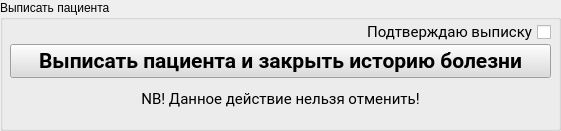
   <widget class="QGroupBox" name="groupBox_discharge">
    <property name="geometry">
     <rect>
      <x>30</x>
      <y>570</y>
      <width>561</width>
      <height>131</height>
     </rect>
    </property>
    <property name="title">
     <string>Выписать пациента</string>
    </property>
    <widget class="QWidget" name="layoutWidget">
     <property name="geometry">
      <rect>
       <x>10</x>
       <y>20</y>
       <width>541</width>
       <height>101</height>
      </rect>
     </property>
     <layout class="QGridLayout" name="gridLayout_2">
      <property name="spacing">
       <number>0</number>
      </property>
      <item row="0" column="0">
       <widget class="QCheckBox" name="checkBox_dis">
        <property name="font">
         <font>
          <family>Roboto</family>
          <pointsize>11</pointsize>
         </font>
        </property>
        <property name="layoutDirection">
         <enum>Qt::RightToLeft</enum>
        </property>
        <property name="text">
         <string>Подтверждаю выписку</string>
        </property>
       </widget>
      </item>
      <item row="1" column="0">
       <widget class="QPushButton" name="pushButtonDischarge_and_close_history">
        <property name="palette">
         <palette>
          <active>
           <colorrole role="WindowText">
            <brush brushstyle="SolidPattern">
             <color alpha="255">
              <red>0</red>
              <green>0</green>
              <blue>0</blue>
             </color>
            </brush>
           </colorrole>
           <colorrole role="Button">
            <brush brushstyle="SolidPattern">
             <color alpha="255">
              <red>220</red>
              <green>220</green>
              <blue>220</blue>
             </color>
            </brush>
           </colorrole>
           <colorrole role="Light">
            <brush brushstyle="SolidPattern">
             <color alpha="255">
              <red>255</red>
              <green>255</green>
              <blue>255</blue>
             </color>
            </brush>
           </colorrole>
           <colorrole role="Midlight">
            <brush brushstyle="SolidPattern">
             <color alpha="255">
              <red>237</red>
              <green>237</green>
              <blue>237</blue>
             </color>
            </brush>
           </colorrole>
           <colorrole role="Dark">
            <brush brushstyle="SolidPattern">
             <color alpha="255">
              <red>110</red>
              <green>110</green>
              <blue>110</blue>
             </color>
            </brush>
           </colorrole>
           <colorrole role="Mid">
            <brush brushstyle="SolidPattern">
             <color alpha="255">
              <red>147</red>
              <green>147</green>
              <blue>147</blue>
             </color>
            </brush>
           </colorrole>
           <colorrole role="Text">
            <brush brushstyle="SolidPattern">
             <color alpha="255">
              <red>0</red>
              <green>0</green>
              <blue>0</blue>
             </color>
            </brush>
           </colorrole>
           <colorrole role="BrightText">
            <brush brushstyle="SolidPattern">
             <color alpha="255">
              <red>255</red>
              <green>255</green>
              <blue>255</blue>
             </color>
            </brush>
           </colorrole>
           <colorrole role="ButtonText">
            <brush brushstyle="SolidPattern">
             <color alpha="255">
              <red>0</red>
              <green>0</green>
              <blue>0</blue>
             </color>
            </brush>
           </colorrole>
           <colorrole role="Base">
            <brush brushstyle="SolidPattern">
             <color alpha="255">
              <red>255</red>
              <green>255</green>
              <blue>255</blue>
             </color>
            </brush>
           </colorrole>
           <colorrole role="Window">
            <brush brushstyle="SolidPattern">
             <color alpha="255">
              <red>220</red>
              <green>220</green>
              <blue>220</blue>
             </color>
            </brush>
           </colorrole>
           <colorrole role="Shadow">
            <brush brushstyle="SolidPattern">
             <color alpha="255">
              <red>0</red>
              <green>0</green>
              <blue>0</blue>
             </color>
            </brush>
           </colorrole>
           <colorrole role="AlternateBase">
            <brush brushstyle="SolidPattern">
             <color alpha="255">
              <red>237</red>
              <green>237</green>
              <blue>237</blue>
             </color>
            </brush>
           </colorrole>
           <colorrole role="ToolTipBase">
            <brush brushstyle="SolidPattern">
             <color alpha="255">
              <red>255</red>
              <green>255</green>
              <blue>220</blue>
             </color>
            </brush>
           </colorrole>
           <colorrole role="ToolTipText">
            <brush brushstyle="SolidPattern">
             <color alpha="255">
              <red>0</red>
              <green>0</green>
              <blue>0</blue>
             </color>
            </brush>
           </colorrole>
           <colorrole role="PlaceholderText">
            <brush brushstyle="SolidPattern">
             <color alpha="128">
              <red>0</red>
              <green>0</green>
              <blue>0</blue>
             </color>
            </brush>
           </colorrole>
          </active>
          <inactive>
           <colorrole role="WindowText">
            <brush brushstyle="SolidPattern">
             <color alpha="255">
              <red>0</red>
              <green>0</green>
              <blue>0</blue>
             </color>
            </brush>
           </colorrole>
           <colorrole role="Button">
            <brush brushstyle="SolidPattern">
             <color alpha="255">
              <red>220</red>
              <green>220</green>
              <blue>220</blue>
             </color>
            </brush>
           </colorrole>
           <colorrole role="Light">
            <brush brushstyle="SolidPattern">
             <color alpha="255">
              <red>255</red>
              <green>255</green>
              <blue>255</blue>
             </color>
            </brush>
           </colorrole>
           <colorrole role="Midlight">
            <brush brushstyle="SolidPattern">
             <color alpha="255">
              <red>237</red>
              <green>237</green>
              <blue>237</blue>
             </color>
            </brush>
           </colorrole>
           <colorrole role="Dark">
            <brush brushstyle="SolidPattern">
             <color alpha="255">
              <red>110</red>
              <green>110</green>
              <blue>110</blue>
             </color>
            </brush>
           </colorrole>
           <colorrole role="Mid">
            <brush brushstyle="SolidPattern">
             <color alpha="255">
              <red>147</red>
              <green>147</green>
              <blue>147</blue>
             </color>
            </brush>
           </colorrole>
           <colorrole role="Text">
            <brush brushstyle="SolidPattern">
             <color alpha="255">
              <red>0</red>
              <green>0</green>
              <blue>0</blue>
             </color>
            </brush>
           </colorrole>
           <colorrole role="BrightText">
            <brush brushstyle="SolidPattern">
             <color alpha="255">
              <red>255</red>
              <green>255</green>
              <blue>255</blue>
             </color>
            </brush>
           </colorrole>
           <colorrole role="ButtonText">
            <brush brushstyle="SolidPattern">
             <color alpha="255">
              <red>0</red>
              <green>0</green>
              <blue>0</blue>
             </color>
            </brush>
           </colorrole>
           <colorrole role="Base">
            <brush brushstyle="SolidPattern">
             <color alpha="255">
              <red>255</red>
              <green>255</green>
              <blue>255</blue>
             </color>
            </brush>
           </colorrole>
           <colorrole role="Window">
            <brush brushstyle="SolidPattern">
             <color alpha="255">
              <red>220</red>
              <green>220</green>
              <blue>220</blue>
             </color>
            </brush>
           </colorrole>
           <colorrole role="Shadow">
            <brush brushstyle="SolidPattern">
             <color alpha="255">
              <red>0</red>
              <green>0</green>
              <blue>0</blue>
             </color>
            </brush>
           </colorrole>
           <colorrole role="AlternateBase">
            <brush brushstyle="SolidPattern">
             <color alpha="255">
              <red>237</red>
              <green>237</green>
              <blue>237</blue>
             </color>
            </brush>
           </colorrole>
           <colorrole role="ToolTipBase">
            <brush brushstyle="SolidPattern">
             <color alpha="255">
              <red>255</red>
              <green>255</green>
              <blue>220</blue>
             </color>
            </brush>
           </colorrole>
           <colorrole role="ToolTipText">
            <brush brushstyle="SolidPattern">
             <color alpha="255">
              <red>0</red>
              <green>0</green>
              <blue>0</blue>
             </color>
            </brush>
           </colorrole>
           <colorrole role="PlaceholderText">
            <brush brushstyle="SolidPattern">
             <color alpha="128">
              <red>0</red>
              <green>0</green>
              <blue>0</blue>
             </color>
            </brush>
           </colorrole>
          </inactive>
          <disabled>
           <colorrole role="WindowText">
            <brush brushstyle="SolidPattern">
             <color alpha="255">
              <red>110</red>
              <green>110</green>
              <blue>110</blue>
             </color>
            </brush>
           </colorrole>
           <colorrole role="Button">
            <brush brushstyle="SolidPattern">
             <color alpha="255">
              <red>220</red>
              <green>220</green>
              <blue>220</blue>
             </color>
            </brush>
           </colorrole>
           <colorrole role="Light">
            <brush brushstyle="SolidPattern">
             <color alpha="255">
              <red>255</red>
              <green>255</green>
              <blue>255</blue>
             </color>
            </brush>
           </colorrole>
           <colorrole role="Midlight">
            <brush brushstyle="SolidPattern">
             <color alpha="255">
              <red>237</red>
              <green>237</green>
              <blue>237</blue>
             </color>
            </brush>
           </colorrole>
           <colorrole role="Dark">
            <brush brushstyle="SolidPattern">
             <color alpha="255">
              <red>110</red>
              <green>110</green>
              <blue>110</blue>
             </color>
            </brush>
           </colorrole>
           <colorrole role="Mid">
            <brush brushstyle="SolidPattern">
             <color alpha="255">
              <red>147</red>
              <green>147</green>
              <blue>147</blue>
             </color>
            </brush>
           </colorrole>
           <colorrole role="Text">
            <brush brushstyle="SolidPattern">
             <color alpha="255">
              <red>110</red>
              <green>110</green>
              <blue>110</blue>
             </color>
            </brush>
           </colorrole>
           <colorrole role="BrightText">
            <brush brushstyle="SolidPattern">
             <color alpha="255">
              <red>255</red>
              <green>255</green>
              <blue>255</blue>
             </color>
            </brush>
           </colorrole>
           <colorrole role="ButtonText">
            <brush brushstyle="SolidPattern">
             <color alpha="255">
              <red>110</red>
              <green>110</green>
              <blue>110</blue>
             </color>
            </brush>
           </colorrole>
           <colorrole role="Base">
            <brush brushstyle="SolidPattern">
             <color alpha="255">
              <red>220</red>
              <green>220</green>
              <blue>220</blue>
             </color>
            </brush>
           </colorrole>
           <colorrole role="Window">
            <brush brushstyle="SolidPattern">
             <color alpha="255">
              <red>220</red>
              <green>220</green>
              <blue>220</blue>
             </color>
            </brush>
           </colorrole>
           <colorrole role="Shadow">
            <brush brushstyle="SolidPattern">
             <color alpha="255">
              <red>0</red>
              <green>0</green>
              <blue>0</blue>
             </color>
            </brush>
           </colorrole>
           <colorrole role="AlternateBase">
            <brush brushstyle="SolidPattern">
             <color alpha="255">
              <red>220</red>
              <green>220</green>
              <blue>220</blue>
             </color>
            </brush>
           </colorrole>
           <colorrole role="ToolTipBase">
            <brush brushstyle="SolidPattern">
             <color alpha="255">
              <red>255</red>
              <green>255</green>
              <blue>220</blue>
             </color>
            </brush>
           </colorrole>
           <colorrole role="ToolTipText">
            <brush brushstyle="SolidPattern">
             <color alpha="255">
              <red>0</red>
              <green>0</green>
              <blue>0</blue>
             </color>
            </brush>
           </colorrole>
           <colorrole role="PlaceholderText">
            <brush brushstyle="SolidPattern">
             <color alpha="128">
              <red>0</red>
              <green>0</green>
              <blue>0</blue>
             </color>
            </brush>
           </colorrole>
          </disabled>
         </palette>
        </property>
        <property name="font">
         <font>
          <family>Roboto</family>
          <pointsize>16</pointsize>
          <weight>75</weight>
          <bold>true</bold>
         </font>
        </property>
        <property name="text">
         <string>Выписать пациента и закрыть историю болезни</string>
        </property>
       </widget>
      </item>
      <item row="2" column="0">
       <widget class="QLabel" name="label_dis">
        <property name="font">
         <font>
          <family>Roboto</family>
          <pointsize>11</pointsize>
         </font>
        </property>
        <property name="text">
         <string>&lt;html&gt;&lt;head/&gt;&lt;body&gt;&lt;p align=&quot;center&quot;&gt;NB! Данное действие нельзя отменить!&lt;/p&gt;&lt;/body&gt;&lt;/html&gt;</string>
        </property>
       </widget>
      </item>
     </layout>
    </widget>
   </widget>
